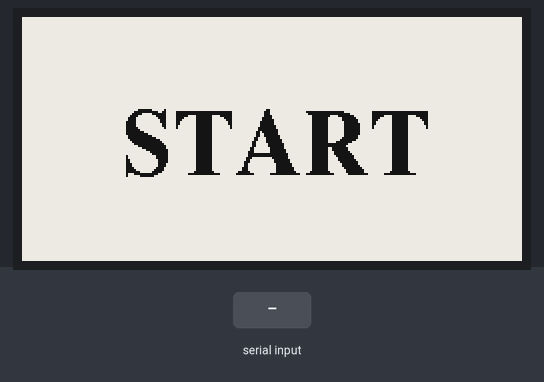
The sketch below on a simulated Arduino Uno, built for the host (arithmetic inside an expression is 32-bit, double 64-bit). On the bench: 250×122 one-colour display. Inputs (shaded band) come from the test bench. What the sketch prints to the serial monitor is not drawn.

Above: at 5.6 s.
5.7 s: "1\n" received over the second serial link
At 8.5 s:
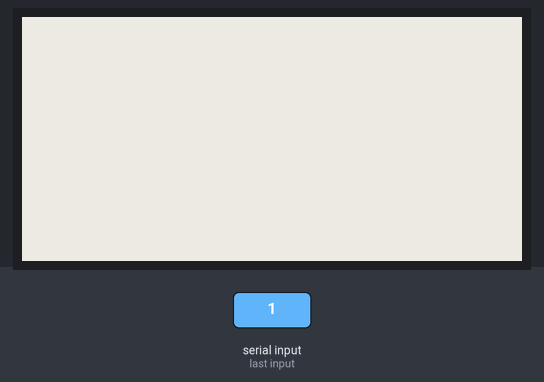
8.7 s: "A\n" received over the second serial link
At 10.4 s:
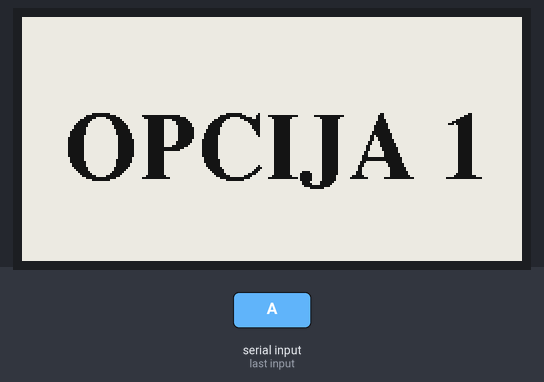
11.6 s: "IOT\n" received over the second serial link
At 19.6 s:
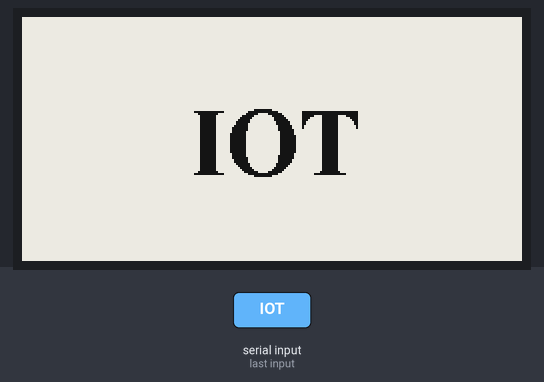
Timing chart, 0 to 20.6 s (numbered marks = the images above; inputs shaded):
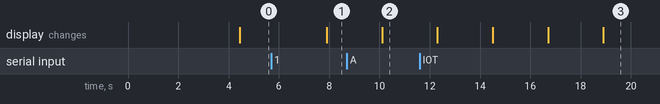

The sketch:

Final_grupa_6.ino
```cpp
//Kontrolisanje e-Paper ekran, za prikaz slike i teksta
#include <GxEPD2_BW.h>
//Dodavanje grafičke funkcionalnosti tekstu ili slici na ekranu, poput fonta, crtanje oblika i slično
#include <Adafruit_GFX.h>
//Kreiranje dodatnih serijskih portova za komunikaciju sa  Bluetooth uređajem
#include <SoftwareSerial.h>
//Fontovi za prikaz teksta na ekranu
#include <Fonts/FreeSansBold9pt7b.h>
#include <Fonts/FreeSerifBold12pt7b.h>
#include <Fonts/FreeSerifBold24pt7b.h>

//Definicija e-Paper ekrana sa smanjenim međuspremnikom radi manje upotrebe memorije
GxEPD2_BW<GxEPD2_213_B73, GxEPD2_213_B73::HEIGHT / 4> display(GxEPD2_213_B73(10, 9, 8, 7));
//Bluetooth modul
SoftwareSerial Bluetooth(2, 3);
//Zadnja prikazana poruka
String lastMessage = "";

//Podešavanje prilikom pokretanja
void setup() {
  //Omogućuje serijsku komunikaciju između Arduina i računara putem USB-a
  Serial.begin(9600);
  //Omogućava komunikaciju između Arduina i Bluetooth uređaja putem softverskog serijskog porta
  Bluetooth.begin(9600);
  //Inicijalizacija e-Paper ekrana
  display.init();
  display.setRotation(1);
  display.setTextColor(GxEPD_BLACK);
  // Prikaz početne poruke "START"
  displayMessage("START");
  lastMessage = "START";
  Serial.println("Bluetooth povezan. Sistem spreman.");
}

//Podešavanje rada programa, sve ono što će se izvršavati do završetka rada programa
void loop() {
  //Provjera da li je stigla komanda preko Bluetooth-a
  if (Bluetooth.available()) {
    String command = Bluetooth.readStringUntil('\n'); //Čitanje komande u vidu stringa
    command.trim(); //Uklanjanje nepotrebnih razmaka ili novih redova
    Serial.println("Primljena komanda: " + command);
    //Odlučivanje koja poruka će biti prikazana
    String messageToShow = "";
    if (command == "1") {
      messageToShow = "OPCIJA 1";
    } else if (command == "2") {
      messageToShow = "OPCIJA 2";
    } else if (command == "3") {
      messageToShow = "OPCIJA 3";
    } else if (command == "4") {
      messageToShow = "OPCIJA 4";
    } else if (command == "5") {
      messageToShow = "OPCIJA 5";
    } else if (command == "6") {
      messageToShow = "OPCIJA 6";
    } else if (command == "A") {
      messageToShow = "APEIRON";
    }else if (command == "IOT") {
      messageToShow = "IOT";
    }else if (command == "+DISC:SUCCESS") {
      messageToShow = "UCITANO";
    }else if (command == "OK") {
      messageToShow = "OK";
    } else {
      messageToShow = command;
    }
    // Prikaz poruke samo ako je različita od prethodne
    if (messageToShow != "" && lastMessage != messageToShow) {
      //Funkcija koja prosljeđen string postavlja na odredjeno mjesto na ekranu pa zatim prikazuje
      displayMessage(messageToShow.c_str());
      lastMessage = messageToShow; //Ažuriranje poslednje prikazane poruke
    }
  }
}
//Funkcija za prikaz poruke na e-Paper ekranu
void displayMessage(const char* message) {
  display.setFullWindow(); // Postavljanje cijelog ekrana za prikaz
  display.firstPage();
  do {
    display.clearScreen();//Čišćenje prethodne poruke sa ekrana
    display.fillScreen(GxEPD_WHITE); //Postavljanje bijele pozadine
    //display.setFont(&FreeSansBold9pt7b); //Korišćenje malog fonta
    //display.setFont(&FreeSerifBold12pt7b); //Korišćenje srednjeg fonta
    display.setFont(&FreeSerifBold24pt7b); //Korišćenje velikog fonta
    // Proračunavanje dimenzija za centriranje teksta
    int16_t x1, y1; //Koordinate gornjeg lijevog ugla teksta
    uint16_t w, h;  //Širina i visina teksta
    display.getTextBounds(message, 0, 0, &x1, &y1, &w, &h);
    // Izračunavanje pozicije za centriranje
    int16_t centerX = (display.width() - w) / 2;
    int16_t centerY = (display.height() + h) / 2;
    display.setCursor(centerX, centerY); //Postavljanje kursora na centriranu poziciju
    display.print(message); //Prikaz poruke
  } while (display.nextPage());
}
```

Measured:
- after the input at 5.7 s, the display: changes after 2.2 s (image 1)
